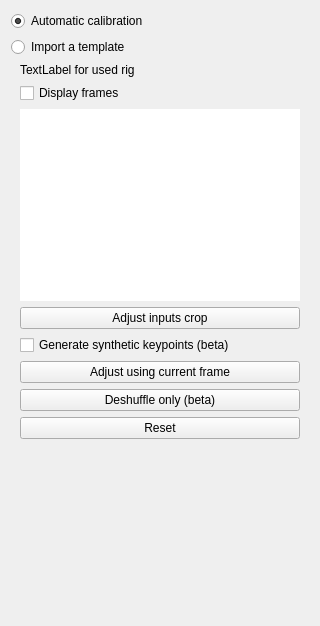
<?xml version="1.0" encoding="UTF-8"?>
<ui version="4.0">
 <class>CalibrationWidget</class>
 <widget class="QWidget" name="CalibrationWidget">
  <property name="geometry">
   <rect>
    <x>0</x>
    <y>0</y>
    <width>320</width>
    <height>626</height>
   </rect>
  </property>
  <property name="minimumSize">
   <size>
    <width>320</width>
    <height>0</height>
   </size>
  </property>
  <property name="windowTitle">
   <string>Calibration</string>
  </property>
  <layout class="QVBoxLayout" name="verticalLayout_3">
   <item>
    <widget class="QFrame" name="frame">
     <property name="frameShape">
      <enum>QFrame::NoFrame</enum>
     </property>
     <property name="frameShadow">
      <enum>QFrame::Raised</enum>
     </property>
     <layout class="QVBoxLayout" name="verticalLayout_7">
      <property name="leftMargin">
       <number>0</number>
      </property>
      <property name="topMargin">
       <number>0</number>
      </property>
      <property name="rightMargin">
       <number>0</number>
      </property>
      <property name="bottomMargin">
       <number>0</number>
      </property>
      <item>
       <widget class="QRadioButton" name="radioAutomatic">
        <property name="text">
         <string>Automatic calibration</string>
        </property>
        <property name="checked">
         <bool>true</bool>
        </property>
       </widget>
      </item>
      <item>
       <widget class="QRadioButton" name="radioImport">
        <property name="text">
         <string>Import a template</string>
        </property>
       </widget>
      </item>
     </layout>
    </widget>
   </item>
   <item>
    <layout class="QVBoxLayout" name="layoutModes">
     <property name="bottomMargin">
      <number>0</number>
     </property>
    </layout>
   </item>
   <item>
    <widget class="QScrollArea" name="scrollArea">
     <property name="sizePolicy">
      <sizepolicy hsizetype="Preferred" vsizetype="Expanding">
       <horstretch>0</horstretch>
       <verstretch>0</verstretch>
      </sizepolicy>
     </property>
     <property name="frameShape">
      <enum>QFrame::NoFrame</enum>
     </property>
     <property name="frameShadow">
      <enum>QFrame::Plain</enum>
     </property>
     <property name="horizontalScrollBarPolicy">
      <enum>Qt::ScrollBarAlwaysOff</enum>
     </property>
     <property name="sizeAdjustPolicy">
      <enum>QAbstractScrollArea::AdjustToContentsOnFirstShow</enum>
     </property>
     <property name="widgetResizable">
      <bool>true</bool>
     </property>
     <property name="alignment">
      <set>Qt::AlignCenter</set>
     </property>
     <widget class="QWidget" name="scrollAreaWidgetContents">
      <property name="geometry">
       <rect>
        <x>0</x>
        <y>0</y>
        <width>302</width>
        <height>554</height>
       </rect>
      </property>
      <layout class="QVBoxLayout" name="verticalLayout_5">
       <property name="spacing">
        <number>0</number>
       </property>
       <property name="leftMargin">
        <number>0</number>
       </property>
       <property name="topMargin">
        <number>0</number>
       </property>
       <property name="rightMargin">
        <number>0</number>
       </property>
       <property name="bottomMargin">
        <number>0</number>
       </property>
       <item>
        <widget class="QStackedWidget" name="stackedWidget">
         <property name="currentIndex">
          <number>0</number>
         </property>
         <widget class="QWidget" name="pageAutomatic">
          <layout class="QVBoxLayout" name="verticalLayout_2">
           <property name="topMargin">
            <number>0</number>
           </property>
           <item>
            <widget class="QStackedWidget" name="automaticCalibStackedWidget">
             <property name="currentIndex">
              <number>1</number>
             </property>
             <widget class="QWidget" name="pageParameters">
              <layout class="QVBoxLayout" name="verticalLayout_8">
               <property name="leftMargin">
                <number>0</number>
               </property>
               <property name="topMargin">
                <number>0</number>
               </property>
               <property name="rightMargin">
                <number>0</number>
               </property>
               <property name="bottomMargin">
                <number>0</number>
               </property>
               <item>
                <widget class="QGroupBox" name="boxRig">
                 <property name="title">
                  <string>Rig selection</string>
                 </property>
                 <layout class="QVBoxLayout" name="verticalLayout_10">
                  <item>
                   <widget class="RigWidget" name="rigWidget" native="true"/>
                  </item>
                 </layout>
                </widget>
               </item>
               <item>
                <widget class="QPushButton" name="deshuffleButton">
                 <property name="text">
                  <string>Deshuffle legacy algorithm (beta)</string>
                 </property>
                </widget>
               </item>
               <item>
                <widget class="QGroupBox" name="boxFrames">
                 <property name="title">
                  <string>Frame selection</string>
                 </property>
                 <layout class="QVBoxLayout" name="verticalLayout_11">
                  <item>
                   <widget class="QRadioButton" name="radioFrameAutomatic">
                    <property name="text">
                     <string>Automatic frame selection on the sequence</string>
                    </property>
                   </widget>
                  </item>
                  <item>
                   <widget class="QRadioButton" name="radioFrameManual">
                    <property name="text">
                     <string>Manual frame selection</string>
                    </property>
                    <property name="checked">
                     <bool>true</bool>
                    </property>
                   </widget>
                  </item>
                  <item>
                   <widget class="TimeSequenceWidget" name="timeSequence" native="true"/>
                  </item>
                  <item>
                   <widget class="QWidget" name="manualInputFramesWidget" native="true">
                    <layout class="QGridLayout" name="gridLayout">
                     <property name="leftMargin">
                      <number>0</number>
                     </property>
                     <property name="topMargin">
                      <number>0</number>
                     </property>
                     <property name="rightMargin">
                      <number>0</number>
                     </property>
                     <property name="bottomMargin">
                      <number>0</number>
                     </property>
                     <item row="1" column="0" rowspan="4">
                      <widget class="QListWidget" name="listFrames">
                       <property name="frameShape">
                        <enum>QFrame::NoFrame</enum>
                       </property>
                      </widget>
                     </item>
                     <item row="1" column="1">
                      <widget class="QPushButton" name="addFrameButton">
                       <property name="text">
                        <string>Add current frame</string>
                       </property>
                      </widget>
                     </item>
                     <item row="2" column="1">
                      <widget class="QPushButton" name="removeFrameButton">
                       <property name="text">
                        <string>Remove selected</string>
                       </property>
                      </widget>
                     </item>
                     <item row="3" column="1">
                      <widget class="QPushButton" name="clearFramesButton">
                       <property name="text">
                        <string>Clear all</string>
                       </property>
                      </widget>
                     </item>
                     <item row="4" column="1">
                      <spacer name="verticalSpacer">
                       <property name="orientation">
                        <enum>Qt::Vertical</enum>
                       </property>
                       <property name="sizeHint" stdset="0">
                        <size>
                         <width>20</width>
                         <height>0</height>
                        </size>
                       </property>
                      </spacer>
                     </item>
                    </layout>
                   </widget>
                  </item>
                 </layout>
                </widget>
               </item>
               <item>
                <widget class="QPushButton" name="cropButton">
                 <property name="text">
                  <string>Adjust inputs crop</string>
                 </property>
                </widget>
               </item>
               <item>
                <widget class="QPushButton" name="deshuffleOnlyOnListButton">
                 <property name="text">
                  <string>Deshuffle only (beta)</string>
                 </property>
                </widget>
               </item>
               <item>
                <widget class="QCheckBox" name="syntheticKeypointsCheckBox">
                 <property name="text">
                  <string>Generate synthetic keypoints (beta)</string>
                 </property>
                </widget>
               </item>
               <item>
                <widget class="QPushButton" name="calibrateButton">
                 <property name="text">
                  <string>Calibrate</string>
                 </property>
                 <property name="checked">
                  <bool>false</bool>
                 </property>
                </widget>
               </item>
               <item>
                <spacer name="verticalSpacer_4">
                 <property name="orientation">
                  <enum>Qt::Vertical</enum>
                 </property>
                 <property name="sizeHint" stdset="0">
                  <size>
                   <width>20</width>
                   <height>40</height>
                  </size>
                 </property>
                </spacer>
               </item>
              </layout>
             </widget>
             <widget class="QWidget" name="pageResults">
              <layout class="QVBoxLayout" name="verticalLayout">
               <property name="leftMargin">
                <number>0</number>
               </property>
               <property name="topMargin">
                <number>0</number>
               </property>
               <property name="rightMargin">
                <number>0</number>
               </property>
               <property name="bottomMargin">
                <number>0</number>
               </property>
               <item>
                <widget class="QLabel" name="labelUsedRig">
                 <property name="text">
                  <string notr="true">TextLabel for used rig</string>
                 </property>
                </widget>
               </item>
               <item>
                <widget class="QFrame" name="framesSelected">
                 <property name="frameShape">
                  <enum>QFrame::NoFrame</enum>
                 </property>
                 <property name="frameShadow">
                  <enum>QFrame::Raised</enum>
                 </property>
                 <layout class="QVBoxLayout" name="verticalLayout_6">
                  <property name="leftMargin">
                   <number>0</number>
                  </property>
                  <property name="topMargin">
                   <number>0</number>
                  </property>
                  <property name="rightMargin">
                   <number>0</number>
                  </property>
                  <property name="bottomMargin">
                   <number>0</number>
                  </property>
                  <item>
                   <widget class="QCheckBox" name="checkDisplayFrames">
                    <property name="text">
                     <string>Display frames</string>
                    </property>
                   </widget>
                  </item>
                  <item>
                   <widget class="QListWidget" name="listUsedFrames">
                    <property name="frameShape">
                     <enum>QFrame::NoFrame</enum>
                    </property>
                   </widget>
                  </item>
                 </layout>
                </widget>
               </item>
               <item>
                <widget class="QPushButton" name="cropButton_inImprove">
                 <property name="text">
                  <string>Adjust inputs crop</string>
                 </property>
                </widget>
               </item>
               <item>
                <widget class="QCheckBox" name="syntheticKeypointsCheckBox_InImprove">
                 <property name="text">
                  <string>Generate synthetic keypoints (beta)</string>
                 </property>
                </widget>
               </item>
               <item>
                <widget class="QPushButton" name="improveOnCurrentFrameButton">
                 <property name="text">
                  <string>Adjust using current frame</string>
                 </property>
                </widget>
               </item>
               <item>
                <widget class="QPushButton" name="deshuffleOnlyOnCurrentFrameButton">
                 <property name="text">
                  <string>Deshuffle only (beta)</string>
                 </property>
                </widget>
               </item>
               <item>
                <widget class="QPushButton" name="resetButton">
                 <property name="text">
                  <string>Reset</string>
                 </property>
                </widget>
               </item>
               <item>
                <spacer name="verticalSpacer_2">
                 <property name="orientation">
                  <enum>Qt::Vertical</enum>
                 </property>
                 <property name="sizeHint" stdset="0">
                  <size>
                   <width>20</width>
                   <height>40</height>
                  </size>
                 </property>
                </spacer>
               </item>
              </layout>
             </widget>
            </widget>
           </item>
          </layout>
         </widget>
         <widget class="QWidget" name="pageImport">
          <layout class="QVBoxLayout" name="verticalLayout_4">
           <property name="topMargin">
            <number>0</number>
           </property>
           <item>
            <widget class="QStackedWidget" name="stackedImport">
             <widget class="QWidget" name="pageSelection">
              <layout class="QVBoxLayout" name="verticalLayout_9">
               <property name="leftMargin">
                <number>0</number>
               </property>
               <property name="topMargin">
                <number>0</number>
               </property>
               <property name="rightMargin">
                <number>0</number>
               </property>
               <property name="bottomMargin">
                <number>0</number>
               </property>
               <item>
                <widget class="QPushButton" name="applyCalibrationButton">
                 <property name="toolTip">
                  <string>Search and apply a calibration template from PTGui, Hugin, or a VideoStitch project</string>
                 </property>
                 <property name="text">
                  <string>Browse calibration...</string>
                 </property>
                </widget>
               </item>
               <item>
                <widget class="QPushButton" name="recentCalibrationsButton">
                 <property name="toolTip">
                  <string>Select and apply a recent calibration template</string>
                 </property>
                 <property name="text">
                  <string>Recent calibrations</string>
                 </property>
                </widget>
               </item>
               <item>
                <spacer name="verticalSpacer_5">
                 <property name="orientation">
                  <enum>Qt::Vertical</enum>
                 </property>
                 <property name="sizeHint" stdset="0">
                  <size>
                   <width>20</width>
                   <height>40</height>
                  </size>
                 </property>
                </spacer>
               </item>
              </layout>
             </widget>
             <widget class="QWidget" name="pageImportResults">
              <layout class="QVBoxLayout" name="verticalLayout_12">
               <property name="leftMargin">
                <number>0</number>
               </property>
               <property name="topMargin">
                <number>0</number>
               </property>
               <property name="rightMargin">
                <number>0</number>
               </property>
               <property name="bottomMargin">
                <number>0</number>
               </property>
               <item>
                <widget class="QLabel" name="labelRigName">
                 <property name="text">
                  <string>Rig used for calibration: Imported</string>
                 </property>
                </widget>
               </item>
               <item>
                <widget class="QPushButton" name="buttonResetTemplate">
                 <property name="text">
                  <string>Reset</string>
                 </property>
                </widget>
               </item>
               <item>
                <spacer name="verticalSpacer_6">
                 <property name="orientation">
                  <enum>Qt::Vertical</enum>
                 </property>
                 <property name="sizeHint" stdset="0">
                  <size>
                   <width>20</width>
                   <height>40</height>
                  </size>
                 </property>
                </spacer>
               </item>
              </layout>
             </widget>
            </widget>
           </item>
           <item>
            <spacer name="verticalSpacer_3">
             <property name="orientation">
              <enum>Qt::Vertical</enum>
             </property>
             <property name="sizeHint" stdset="0">
              <size>
               <width>20</width>
               <height>40</height>
              </size>
             </property>
            </spacer>
           </item>
          </layout>
         </widget>
        </widget>
       </item>
      </layout>
     </widget>
    </widget>
   </item>
  </layout>
 </widget>
 <customwidgets>
  <customwidget>
   <class>TimeSequenceWidget</class>
   <extends>QWidget</extends>
   <header>../src/widgets/timesequence.hpp</header>
   <container>1</container>
  </customwidget>
  <customwidget>
   <class>RigWidget</class>
   <extends>QWidget</extends>
   <header>libvideostitch-gui/widgets/rigwidget.hpp</header>
   <container>1</container>
  </customwidget>
 </customwidgets>
 <resources/>
 <connections/>
</ui>
